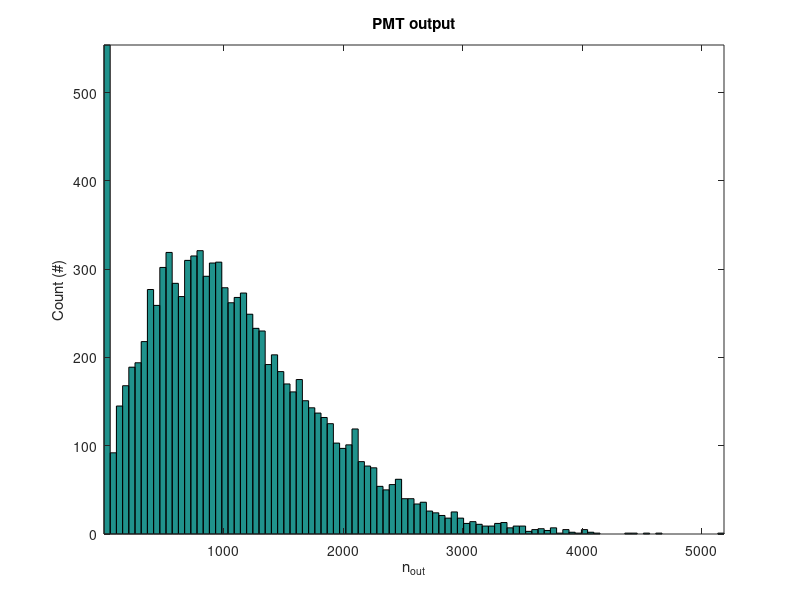
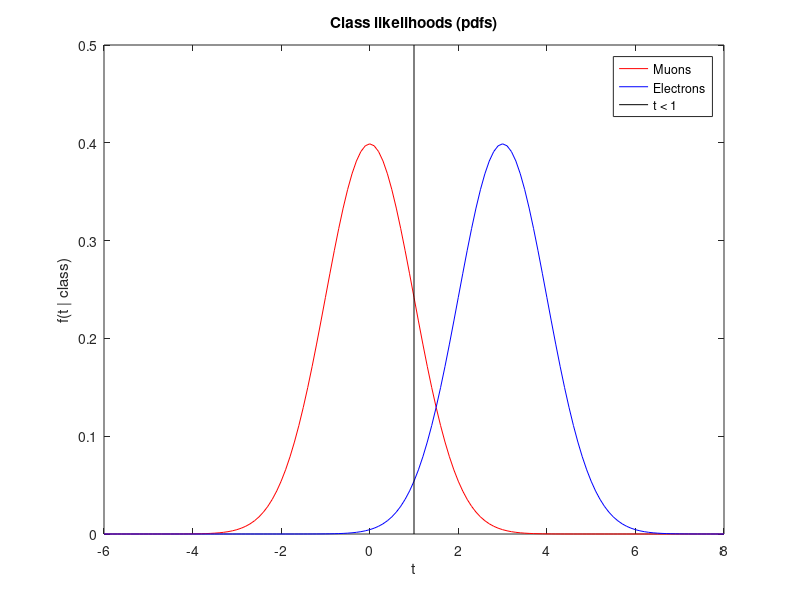
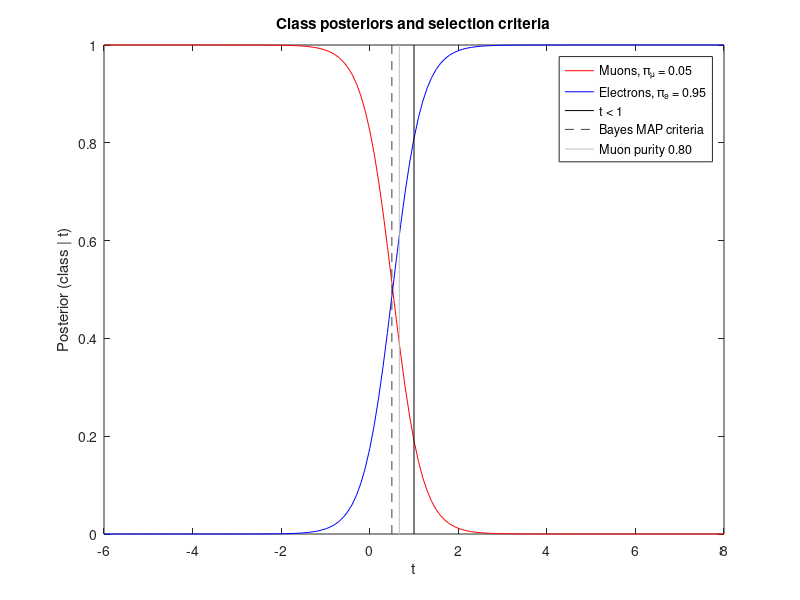

MATLAB code to generate these figures, in order: (Note: this script raises an error after producing the figures.)
% Statistical Methods in Physics Spring 2014
% University of Helsinki
%
% Exercise 3
% Mikael Mieskolainen
clear; close all;


%% TASK 1

% Photomultiplier dynode cascade
%           n1    n2           n6
% e^- -> () -> () -> ... -> () ->  

% Poisson variable n_i ~ Poiss(v_i)

N = 6;      % Number of dynodes
v = 3.2;    % Expectation value for each i-th dynode
S = 10000;   % Number of simulations with one incoming photoelectron (PE)

% Simulation results matrix
R = zeros(S, N);

%% i.)

% Loop over simulations
for k = 1:S
    
    n = zeros(N,1);     % Dynode outputs (# electrons)
    n(1) = poissrnd(v); % The output of the first dynode
    
    % Loop over the rest of the dynodes i = 2,...,N
    % The no output case, i.e. n(d-1) = 0 is handled automatically
    for d = 2:N
        n(d) = sum(poissrnd(v, n(d-1), 1)); % Sum over each amplifications
    end
    
    % Save the resulting amplification cascade
    R(k,:) = n;
end

%% ii.)

% The number of electrons expectation value is theoretically
v_out = prod(ones(N,1)*v);

% Simulation value
v_out_hat  = mean(R(:,N)); 
sigma2_hat = var(R(:,N));

fprintf('T1 ii.) Expected mean: %0.2f, Obtained Mean: %0.2f, Var: %0.2f \n', ...
        v_out, v_out_hat, sigma2_hat);

% Histogram of n_out (n_N)
hist(R(:,N), 100);
xlabel('n_{out}');
ylabel('Count (#)');
axis tight;
title('PMT output');

%% iii.)

% The fraction of simulations with n_out = 0
f = sum(R(:,N) == 0) / S;

fprintf('T1 iii.) Fraction with n_out = 0 is: f = %0.3f \n', f);


%% iv.)

P = poisspdf(0:10, v);

% A. First gives 0
% B. First gives 1 second gives 0
% C. First gives 1 second gives 1 third gives 0
P_hat = P(1) + P(2)*P(1) + P(2)*P(2)*P(1);

fprintf('T1 iv.) Analytic estimate with 3 largest contributions: %0.3f \n', ...
       P_hat);


%% TASK 2

% Muons
mu_mu = 0;
sigma_mu = 1;

% Electrons
mu_e = 3;
sigma_e = 1;

% Lets plot likelihood functions (pdfs)
figure;
X = -6:0.1:8;
plot(X, normpdf(X, mu_mu, sigma_mu), 'r'); hold on;
plot(X, normpdf(X, mu_e, sigma_e), 'b');
xlabel('t'); ylabel('f(t | class)'); title('Class likelihoods (pdfs)');

% Draw selection criteria t < 1 for muons
t = 1;
line([t t], [0 0.5], 'Color',[0 0 0]);
legend('Muons', 'Electrons', 't < 1');

% The selection efficiency with t < 1
P = normcdf([-inf t], mu_mu, sigma_mu);
fprintf('T2 i.) Muon selection efficiency: %0.2f \n', P(2));


%% ii.)

% Probability that electron will be accepted as muon with t < 1
t = 1;
P = normcdf([-inf t], mu_e, sigma_e);
fprintf('T2 ii.) Probability that electron accept. as a muon: %0.2f \n', ...
        P(2));


%% iii.)

% Priors
pi_mu = 0.05;
pi_e = 0.95;

% Purity is defined as: N_signal / (N_signal + N_background)

% int_-inf^t prior_mu*pdf(t | muon) / ...
%        int_-inf^t prior_e*pdf(t | electron) + prior_mu * pdf(t | muon)

t = 1;
P = (pi_mu * normcdf(t, mu_mu, sigma_mu)) / ...
    (pi_e * normcdf(t, mu_e, sigma_e) + pi_mu*normcdf(t, mu_mu, sigma_mu));

fprintf('T2 iii.) Purity of the muon sample with t < 1 is: %0.2f \n', P);


%% iv.)

% Wanted purity for muons
purity = 0.8;

t = -1:1e-4:1;
P = zeros(size(t));

% Loop over possible t-values
for i = 1:length(t)
    P(i) = (pi_mu * normcdf(t(i), mu_mu, sigma_mu)) / ...
(pi_e*normcdf(t(i), mu_e, sigma_e) + pi_mu*normcdf(t(i), mu_mu, sigma_mu));
end

% Find the corresponding index
[~,ind] = min(abs(P - purity));
t_cut = t(ind);

fprintf('T2 iv.) Muon purity 0.8 obtained with: t < %0.4f \n', t_cut);

figure;

% Posterior distributions
P_mu = (normpdf(X, mu_mu, sigma_mu)*pi_mu) ./ ...
       (normpdf(X, mu_mu, sigma_mu)*pi_mu + normpdf(X, mu_e, sigma_e)*pi_e) ;

P_e = (normpdf(X, mu_e, sigma_e)*pi_e) ./ ...
       (normpdf(X, mu_mu, sigma_mu)*pi_mu + normpdf(X, mu_e, sigma_e)*pi_e) ;

plot(X, P_mu, 'r'); hold on;
plot(X, P_e, 'b');
xlabel('t'); ylabel('Posterior (class | t)');
title('Class posteriors and selection criteria');

% Draw selection criteria t < 1 for muons
t = 1;
line([t t], [0 1], 'linestyle', '-', 'Color',[0 0 0]);

% Draw Bayes optimal selection criteria
line([0.5 0.5], [0 1], 'linestyle', '--', 'Color',[0.25 0.25 0.25]);

% Draw selection criteria as wanted in iv.)
line([t_cut t_cut], [0 1], 'Color', [0.75 0.75 0.75]);

legend('Muons, \pi_{\mu} = 0.05', 'Electrons, \pi_e = 0.95', ...
       't < 1', 'Bayes MAP criteria', 'Muon purity 0.80');

% Show the Mathematica solution
figure;
I = imread('erfc.png');
imshow(imrotate(I,90), []);


%% EXTRA

% Lets plot purity and efficiency for muon and electron as a function of t_cut

t = -6:0.05:6;
P_mu = zeros(size(t));
P_e = zeros(size(t));

% Loop over possible t-values
for i = 1:length(t)
    P_mu(i) = (pi_mu * normcdf(t(i), mu_mu, sigma_mu)) / ...
(pi_e*normcdf(t(i), mu_e, sigma_e) + pi_mu*normcdf(t(i), mu_mu, sigma_mu));

    P_e(i) = (pi_e * normcdf(t(i), mu_e, sigma_e)) / ...
(pi_e*normcdf(t(i), mu_e, sigma_e) + pi_mu*normcdf(t(i), mu_mu, sigma_mu));
end

figure;

% Purities
plot(t, P_mu, 'r-'); hold on;
plot(t, P_e, 'b-');

% Efficiencies, for the electron (1 - CDF, because cut is to other
% direction)
eff_mu = normcdf(t, mu_mu, sigma_mu); 
eff_e = 1 - normcdf(t, mu_e, sigma_e);

plot(t, eff_mu, 'r--');
plot(t, eff_e, 'b--');

% Purity times efficiency
plot(t, P_mu.*eff_mu, 'r-.');
plot(t, P_e.*eff_e, 'b-.');

% Bayes rate (Bayes error = 1 - this)
plot(t, eff_mu*pi_mu + eff_e*pi_e, 'k--');

xlabel('t_{cut}');
ylabel('value');
legend('Muon purity', 'Electron purity', 'Muon efficiency', ...
       'Electron efficiency', 'Muon pur x eff', 'Electron pur x eff', ...
       'Bayes rate', 'Location', 'SouthWest');
   legend('boxoff');
title('Selection (cut) rule: t < t_{cut}, if true = muon, otherwise electron');






